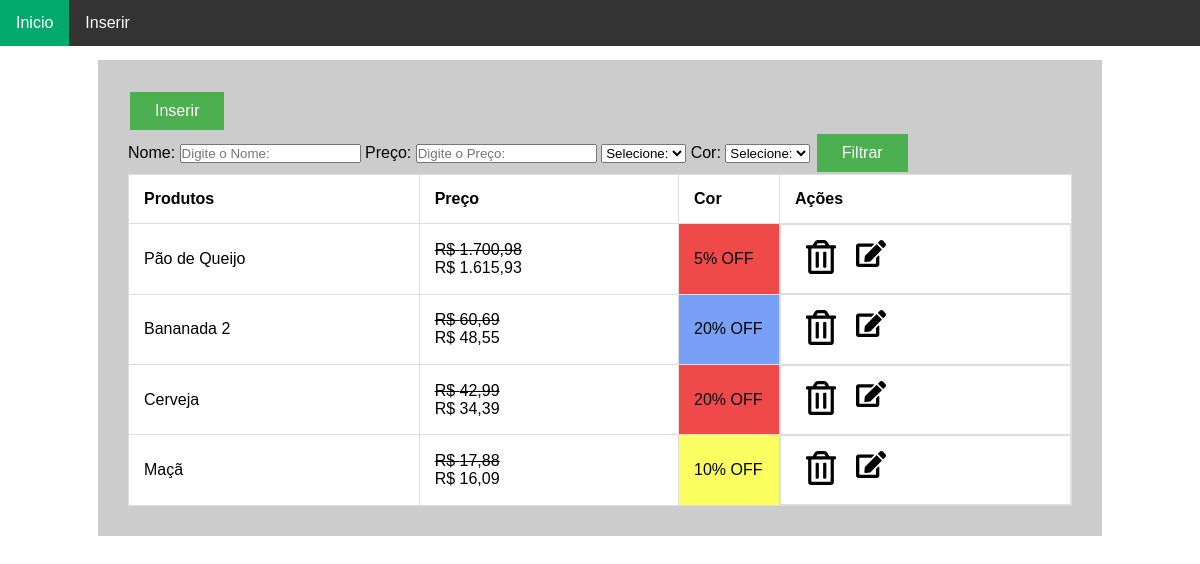
The page / on the database its author committed.
### tables this page shows
CREATE TABLE `tb_produtos` (
  `IDPROD` int(11) NOT NULL,
  `NOME` varchar(40) NOT NULL,
  `COR` varchar(20) NOT NULL,
  `IDPRECO` int(11) NOT NULL DEFAULT 1
);

CREATE TABLE `tb_precos` (
  `IDPRECO` int(11) NOT NULL,
  `PRECO` float NOT NULL
);

### index.php (the view, shortened to what this page needs)
<!DOCTYPE html>
<html>
<head>
    <link href="css/index.css" rel="stylesheet">
</head>
<body>
    <div class="topo">
        <nav>
            <ul>
                <li><a class="active" href="index.php">Inicio</a></li>
                <li><a href="inserir.php">Inserir</a></li>
            </ul>
        </nav>
    </div>
    <div class="main">
        <div class="conteudo">
            <div>
                <a href="inserir.php"><button class="button">Inserir</button></a>
            </div>
            <form action="filtrar.php" method="post">
                <label for="nome">Nome:</label>
                <input type="text" id="nome" name="nome" placeholder="Digite o Nome:">
                <label for="preco">Preço:</label>
                <input type="text" id="preco" name="preco" placeholder="Digite o Preço:">
                <select name="preco_tipo">
                    <option value=""> Selecione: </option>
                </select>
                <label for="cor">Cor:</label>
                <select id="cor" name="cor">
                    <option value=""> Selecione: </option>
                </select>
                <input type="submit" class="button enviar" value="Filtrar">
            </form>
            <table>
                <tr>
                    <th>Produtos</th>
                    <th>Preço</th>
                    <th>Cor</th>
                    <th>Ações</th>
                </tr>
                <?php
                $link = mysqli_connect("localhost", "root", "", "projeto-titan");
                mysqli_set_charset($link, "utf-8");
                $sql = mysqli_query($link, 'SELECT * from tb_produtos') or die("Erro");
                while ($dados = mysqli_fetch_assoc($sql)) {
                    echo "<tr>";
                    echo "<td>" . $dados['NOME'] . "</td>";
                    $sql2 = mysqli_query($link, 'SELECT * FROM tb_precos WHERE idpreco = ' . $dados['IDPRECO']) or die("Erro");
                    while ($dados2 = mysqli_fetch_assoc($sql2)) {
                        $number = sprintf('%.2f', $dados2['PRECO']);
                        if ($dados['COR'] === 'VERMELHO' && $number > 50) {
                            echo "<td> <strike>R$ " . number_format($number, 2, ",", ".") . " </strike> <br>R$ " . number_format(($number - $number * 0.05), 2, ",", ".") . "</td>";
                        } else if ($dados['COR'] === 'AMARELO') {
                            echo "<td> <strike>R$ " . number_format($number, 2, ",", ".") . " </strike> <br>R$ " . number_format(($number - $number * 0.1), 2, ",", ".") . "</td>";
                        } else if ($dados['COR'] == 'AZUL' || $dados['COR'] === 'VERMELHO') {
                            echo "<td> <strike>R$ " .  number_format($number, 2, ",", ".") . " </strike> <br>R$ " . number_format(($number - $number * 0.2), 2, ",", ".") . "</td>";
                        }
                    }
                    if ($dados['COR'] === 'VERMELHO' && $number > 50)
                        echo "<td class='" . $dados['COR'] . "'>5% OFF</td>";
                    else if ($dados['COR'] === 'AZUL')
                        echo "<td class='" . $dados['COR'] . "'>20% OFF</td>";
                    else if ($dados['COR'] === 'AMARELO')
                        echo "<td class='" . $dados['COR'] . "'>10% OFF</td>";
                    else if ($dados['COR'] === 'VERMELHO')
                        echo "<td class='" . $dados['COR'] . "'> 20% OFF</td>";
                    echo " <td class='actions'>
                            <form action='deletarProduto.php' method='post'> <input type = 'hidden' name='idprod' value='" . $dados['IDPROD'] . "' />
                                <button type='submit' class='btn-action'><img src='./img/trash-alt-regular.svg' class='icone' /></button>
                            </form>
                            <form action='alterar.php' method='post'> <input type = 'hidden' name='idprod' value='" . $dados['IDPROD'] . "' />
                                <button type='submit' class='btn-action'><img src='./img/edit-solid.svg' class='icone' /></button>
                             </form>
                        </td>";
                }
                ?>
            </table>
        </div>
    </div>
</body>
</html>

### css/index.css (style rules this page uses)
* { margin: 0; padding: 0; font-family:Arial, Helvetica, sans-serif; }
.topo { height: 50px; }
.main { display: flex; justify-content: center; margin: 10px }
.conteudo { padding: 30px; background-color: #CCC; width: 80%; }
.conteudo table, .conteudo td, .conteudo th { border: 1px solid #ddd; text-align: left; }
.conteudo table { padding: 30px; background-color: white; border-collapse: collapse; width: 100%; }
.conteudo th, .conteudo td { padding: 15px; }
.button { background-color: #4CAF50; border: none; color: white; padding: 10px 25px; text-align: center; text-decoration: none; display: inline-block; font-size: 16px; margin: 2px; }
.icone { width: 30px; color: #4CAF50; }
.btn-action { border: none; background-color: transparent; }
ul { list-style-type: none; margin: 0; padding: 0; overflow: hidden; background-color: #333; }
li { float: left; }
li a { display: block; color: white; text-align: center; padding: 14px 16px; text-decoration: none; }
.active { background-color: #04AA6D; text-decoration: none; }
.AZUL { background: rgb(120, 160, 247); font-size: 1em; width: 70px; }
.VERMELHO { background: rgb(240, 73, 73); font-size: 1em; width: 70px; }
.AMARELO { background: rgb(252, 255, 96); font-size: 1em; width: 70px; }
.actions { display: flex; align-content: space-around; }
.actions form { margin: 0 10px; }

### rows shown on the page
tb_produtos: NOME "Pão de Queijo"
tb_precos: PRECO "1.700,98", $number-$number*0.05 "1.615,93"
tb_produtos: NOME "Bananada 2"
tb_precos: PRECO "60,69", $number-$number*0.2 "48,55"
tb_produtos: NOME "Cerveja"
tb_precos: PRECO "42,99", $number-$number*0.2 "34,39"
tb_produtos: NOME "Maçã"
tb_precos: PRECO "17,88", $number-$number*0.1 "16,09"
